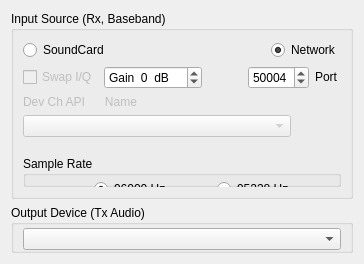
     <widget class="QWidget" name="tab_2">
      <attribute name="title">
       <string>I/O Devices</string>
      </attribute>
      <layout class="QGridLayout" name="gridLayout_6">
       <item row="0" column="0">
        <layout class="QVBoxLayout" name="verticalLayout_8">
         <item>
          <widget class="QGroupBox" name="groupBox_2">
           <property name="title">
            <string>Input Source (Rx, Baseband)</string>
           </property>
           <layout class="QGridLayout" name="gridLayout_3">
            <item row="0" column="0">
             <layout class="QVBoxLayout" name="verticalLayout_7">
              <item>
               <layout class="QHBoxLayout" name="horizontalLayout">
                <item>
                 <widget class="QRadioButton" name="soundCardRadioButton">
                  <property name="enabled">
                   <bool>true</bool>
                  </property>
                  <property name="text">
                   <string>SoundCard</string>
                  </property>
                  <property name="checked">
                   <bool>false</bool>
                  </property>
                 </widget>
                </item>
                <item>
                 <spacer name="horizontalSpacer">
                  <property name="orientation">
                   <enum>Qt::Horizontal</enum>
                  </property>
                  <property name="sizeHint" stdset="0">
                   <size>
                    <width>40</width>
                    <height>20</height>
                   </size>
                  </property>
                 </spacer>
                </item>
                <item>
                 <widget class="QRadioButton" name="networkRadioButton">
                  <property name="text">
                   <string>Network</string>
                  </property>
                  <property name="checked">
                   <bool>true</bool>
                  </property>
                 </widget>
                </item>
               </layout>
              </item>
              <item>
               <layout class="QHBoxLayout" name="horizontalLayout_8">
                <item>
                 <widget class="QCheckBox" name="cbIQswap">
                  <property name="enabled">
                   <bool>false</bool>
                  </property>
                  <property name="minimumSize">
                   <size>
                    <width>0</width>
                    <height>20</height>
                   </size>
                  </property>
                  <property name="text">
                   <string>Swap I/Q</string>
                  </property>
                 </widget>
                </item>
                <item>
                 <widget class="QSpinBox" name="sb_dB">
                  <property name="toolTip">
                   <string>&lt;html&gt;&lt;head/&gt;&lt;body&gt;&lt;p&gt;Adjust to scale digital I/Q data.&lt;/p&gt;&lt;/body&gt;&lt;/html&gt;</string>
                  </property>
                  <property name="suffix">
                   <string>  dB</string>
                  </property>
                  <property name="prefix">
                   <string>Gain  </string>
                  </property>
                  <property name="minimum">
                   <number>-50</number>
                  </property>
                  <property name="maximum">
                   <number>10</number>
                  </property>
                  <property name="singleStep">
                   <number>1</number>
                  </property>
                 </widget>
                </item>
                <item>
                 <spacer name="horizontalSpacer_11">
                  <property name="orientation">
                   <enum>Qt::Horizontal</enum>
                  </property>
                  <property name="sizeHint" stdset="0">
                   <size>
                    <width>40</width>
                    <height>20</height>
                   </size>
                  </property>
                 </spacer>
                </item>
                <item>
                 <widget class="QSpinBox" name="sbPort">
                  <property name="minimumSize">
                   <size>
                    <width>57</width>
                    <height>0</height>
                   </size>
                  </property>
                  <property name="minimum">
                   <number>20000</number>
                  </property>
                  <property name="maximum">
                   <number>51000</number>
                  </property>
                  <property name="value">
                   <number>50004</number>
                  </property>
                 </widget>
                </item>
                <item>
                 <widget class="QLabel" name="label_Port">
                  <property name="sizePolicy">
                   <sizepolicy hsizetype="Fixed" vsizetype="Fixed">
                    <horstretch>0</horstretch>
                    <verstretch>0</verstretch>
                   </sizepolicy>
                  </property>
                  <property name="minimumSize">
                   <size>
                    <width>26</width>
                    <height>0</height>
                   </size>
                  </property>
                  <property name="maximumSize">
                   <size>
                    <width>16777215</width>
                    <height>20</height>
                   </size>
                  </property>
                  <property name="text">
                   <string>Port</string>
                  </property>
                 </widget>
                </item>
               </layout>
              </item>
              <item>
               <widget class="QLabel" name="label_InputDev">
                <property name="enabled">
                 <bool>false</bool>
                </property>
                <property name="sizePolicy">
                 <sizepolicy hsizetype="Preferred" vsizetype="Fixed">
                  <horstretch>0</horstretch>
                  <verstretch>0</verstretch>
                 </sizepolicy>
                </property>
                <property name="text">
                 <string>Dev Ch API      Name</string>
                </property>
               </widget>
              </item>
              <item>
               <layout class="QHBoxLayout" name="horizontalLayout_7">
                <item>
                 <widget class="QComboBox" name="comboBoxSndIn">
                  <property name="enabled">
                   <bool>false</bool>
                  </property>
                 </widget>
                </item>
                <item>
                 <spacer name="horizontalSpacer_8">
                  <property name="orientation">
                   <enum>Qt::Horizontal</enum>
                  </property>
                  <property name="sizeType">
                   <enum>QSizePolicy::Fixed</enum>
                  </property>
                  <property name="sizeHint" stdset="0">
                   <size>
                    <width>50</width>
                    <height>13</height>
                   </size>
                  </property>
                 </spacer>
                </item>
               </layout>
              </item>
              <item>
               <spacer name="verticalSpacer_2">
                <property name="orientation">
                 <enum>Qt::Vertical</enum>
                </property>
                <property name="sizeType">
                 <enum>QSizePolicy::Fixed</enum>
                </property>
                <property name="sizeHint" stdset="0">
                 <size>
                  <width>20</width>
                  <height>13</height>
                 </size>
                </property>
               </spacer>
              </item>
              <item>
               <widget class="QGroupBox" name="groupBox_3">
                <property name="sizePolicy">
                 <sizepolicy hsizetype="Preferred" vsizetype="Maximum">
                  <horstretch>0</horstretch>
                  <verstretch>0</verstretch>
                 </sizepolicy>
                </property>
                <property name="maximumSize">
                 <size>
                  <width>16777215</width>
                  <height>60</height>
                 </size>
                </property>
                <property name="title">
                 <string>Sample Rate</string>
                </property>
                <widget class="QWidget" name="layoutWidget_4">
                 <property name="geometry">
                  <rect>
                   <x>30</x>
                   <y>20</y>
                   <width>282</width>
                   <height>26</height>
                  </rect>
                 </property>
                 <layout class="QHBoxLayout" name="horizontalLayout_6">
                  <item>
                   <spacer name="horizontalSpacer_5">
                    <property name="orientation">
                     <enum>Qt::Horizontal</enum>
                    </property>
                    <property name="sizeHint" stdset="0">
                     <size>
                      <width>40</width>
                      <height>20</height>
                     </size>
                    </property>
                   </spacer>
                  </item>
                  <item>
                   <widget class="QRadioButton" name="rb96000">
                    <property name="text">
                     <string>96000 Hz</string>
                    </property>
                    <property name="checked">
                     <bool>true</bool>
                    </property>
                   </widget>
                  </item>
                  <item>
                   <spacer name="horizontalSpacer_6">
                    <property name="orientation">
                     <enum>Qt::Horizontal</enum>
                    </property>
                    <property name="sizeHint" stdset="0">
                     <size>
                      <width>40</width>
                      <height>20</height>
                     </size>
                    </property>
                   </spacer>
                  </item>
                  <item>
                   <widget class="QRadioButton" name="rb95238">
                    <property name="text">
                     <string>95238 Hz</string>
                    </property>
                   </widget>
                  </item>
                  <item>
                   <spacer name="horizontalSpacer_7">
                    <property name="orientation">
                     <enum>Qt::Horizontal</enum>
                    </property>
                    <property name="sizeHint" stdset="0">
                     <size>
                      <width>40</width>
                      <height>20</height>
                     </size>
                    </property>
                   </spacer>
                  </item>
                 </layout>
                </widget>
               </widget>
              </item>
             </layout>
            </item>
           </layout>
          </widget>
         </item>
         <item>
          <widget class="QGroupBox" name="groupBox">
           <property name="sizePolicy">
            <sizepolicy hsizetype="Preferred" vsizetype="Preferred">
             <horstretch>0</horstretch>
             <verstretch>0</verstretch>
            </sizepolicy>
           </property>
           <property name="maximumSize">
            <size>
             <width>16777215</width>
             <height>55</height>
            </size>
           </property>
           <property name="title">
            <string>Output Device (Tx Audio)</string>
           </property>
           <layout class="QVBoxLayout" name="verticalLayout_9" stretch="0">
            <property name="spacing">
             <number>6</number>
            </property>
            <property name="topMargin">
             <number>3</number>
            </property>
            <property name="bottomMargin">
             <number>0</number>
            </property>
            <item>
             <widget class="QComboBox" name="comboBoxSndOut">
              <property name="sizePolicy">
               <sizepolicy hsizetype="Preferred" vsizetype="Fixed">
                <horstretch>0</horstretch>
                <verstretch>0</verstretch>
               </sizepolicy>
              </property>
              <property name="minimumSize">
               <size>
                <width>0</width>
                <height>0</height>
               </size>
              </property>
             </widget>
            </item>
           </layout>
          </widget>
         </item>
        </layout>
       </item>
      </layout>
     </widget>
